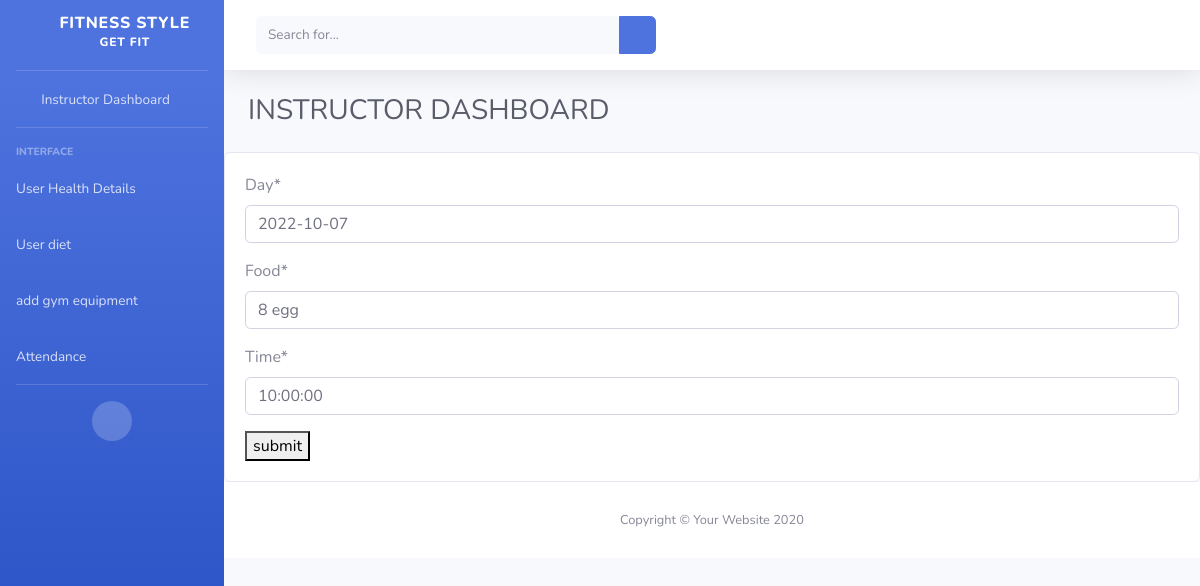
/udietbutton/1, run on the app's committed database.
### FSapp/models.py (models this page shows)
class diet(models.Model):
    food = models.CharField(max_length=20)
    time = models.TimeField()
    day = models.DateField(max_length=7)

### FSapp/instructorviews.py (the view)
# urls.py: path('udietbutton/<int:id>',instructorviews.Updateuserdiet,name ='udietbutton'),
def Updateuserdiet(request,id):
    data = diet.objects.get(id=id)
    if request.method == 'POST':
        form = add_diet_form(request.POST, instance=data)
        if form.is_valid():
            form.save()
            return redirect('viewuserdiet')
    else:
        form = add_diet_form(instance=data)
    return render(request, 'instructor/add_update_diet.html', {"form": form})

### FSapp/forms.py
class add_diet_form(forms.ModelForm):
    class Meta:
        model = diet
        fields =['day','food','time']

### templates/instructor/add_update_diet.html
{% extends 'instructor/instructor_dashboard.html' %}
{% load crispy_forms_filters %}
{% block content %}
<form method="POST">{% csrf_token %}
    {{form|crispy}}
<button type="submit">submit</button> </form>
{% endblock %}

### data on the page
diet: day "2022-10-07", food "8 egg", time "10:00:00"
